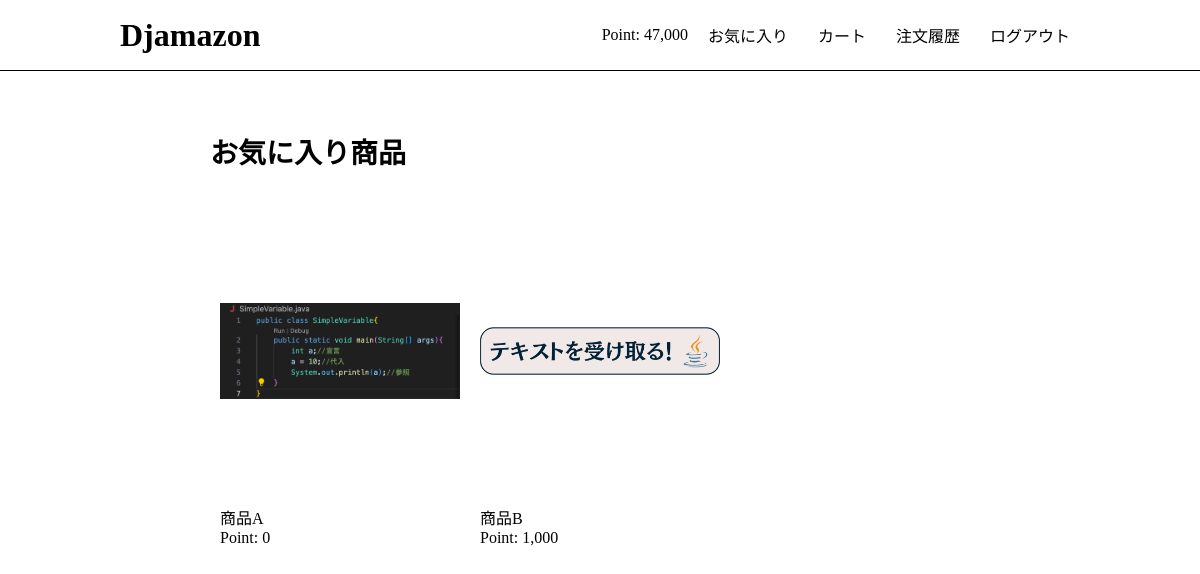
The page /fav_products/ (signed in) on the database its author committed.
### users/models.py (models this page shows)
class User(AbstractBaseUser, PermissionsMixin):
    initial_point = 50000
    email = models.EmailField("メールアドレス", unique=True)
    point = models.PositiveIntegerField(default=initial_point)
    fav_products = models.ManyToManyField(Product,blank=True)
    is_staff = models.BooleanField("is_staff", default=False)
    is_active = models.BooleanField("is_active", default=True)
    date_joined = models.DateTimeField("date_joined", default=timezone.now)
    objects = UserManager() #?
    USERNAME_FIELD = "email"
    EMAIL_FIELD = "email"
    REQUIRED_FIELDS = []
    class Meta:
        verbose_name = "user"
        verbose_name_plural = "users"

### app/models.py (models this page shows, shortened)
class Product(models.Model):
    name = models.CharField(max_length=100)
    description = models.TextField(blank=True)
    price = models.PositiveIntegerField(default=0)
    image = models.ImageField(upload_to='product')

### app/views.py (the view)
# urls.py: path('fav_products/', views.fav_products, name='fav_products'),
@login_required
def fav_products(request):
    user = request.user
    products = user.fav_products.all()
    return render(request, 'app/index.html', {'products': products})

### app/templates/app/index.html
{% extends 'app/base.html' %}
{% load humanize %}
{%block content%}
{% if 'fav_products' in request.path %}
<div class="fav-products-title">
    お気に入り商品
</div>
{% endif %}
<div class="product-container">
    {% for product in products %}
      <div class="product">
        <a href="{% url 'app:detail' product.id %}">
          <img src="{{ product.image.url }}" class="product-img">
        </a>
        <div class="product-info">
          <div class="product-name">{{ product.name }}</div>
          <div class="product-price">
            Point: {{ product.price | intcomma }}
          </div>
        </div>
  </div>
  {% endfor %}
  </div>
{% endblock %}

### app/templates/app/base.html (shortened to what this page needs)
{% load static %}
{% load humanize %}
<!DOCTYPE html>
<html>
    <head>
        <link rel="stylesheet" type="text/css" href="{% static 'css/style.css' %}">
    </head>
    <body>
        <header>
            <div class="container">
                <h1><a href="{% url 'app:index' %}">Djamazon</a></h1>
                <div class="header-menu">
                    {% if request.user.is_authenticated %}
                        <span>Point: {{ user.point | intcomma }}</span>
                        <span><a href="{% url 'app:fav_products' %}">お気に入り</a></span>
                        <span><a href="{% url 'app:cart' %}">カート</a></span>
                        <span><a href="{% url 'app:order_history' %}">注文履歴</a></span>
                        <span><a href="{% url 'app:logout' %}">ログアウト</a></span>
                    {% else %}
                        <a href="{% url 'app:login' %}">ログイン</a>
                        <a href="{% url 'app:signup' %}">新規登録</a>
                    {% endif %}
                </div>
            </div>
        </header>
        <div class="container">
            {% block content %}{% endblock %}
        </div>
    </body>
</html>

### static/css/style.css (style rules this page uses)
html, body { margin: 0; }
div { box-sizing: border-box; }
a { text-decoration: none; color: #000; }
.container { width: 80%; margin: auto; overflow: auto; }
header { border-bottom: solid 1px #000; height: 70px; }
header .container { display: flex; justify-content: space-between; }
body > .container { width: 65%; padding-top: 60px; }
header h1 { margin: 0; height: 100%; line-height: 70px; }
.header-menu { display: flex; align-items: center; }
.header-menu a { padding: 10px; margin-left: 10px; }
.fav-products-title { font-weight:bold; font-size: 28px; margin-bottom: 20px; }
.product { width: calc(100%/3); float: left; padding: 10px; margin-bottom: 15px; }
.product a { display: block; }
.product-img { width: 100%; max-width: 500px; height: 300px; object-fit: cover; border-radius: 4px; }
.product-img { object-fit: contain; }

### rows shown on the page
User: point "47,000"
Product: image (picture), name "商品A", price "0"
Product: image (picture), name "商品B", price "1,000"
